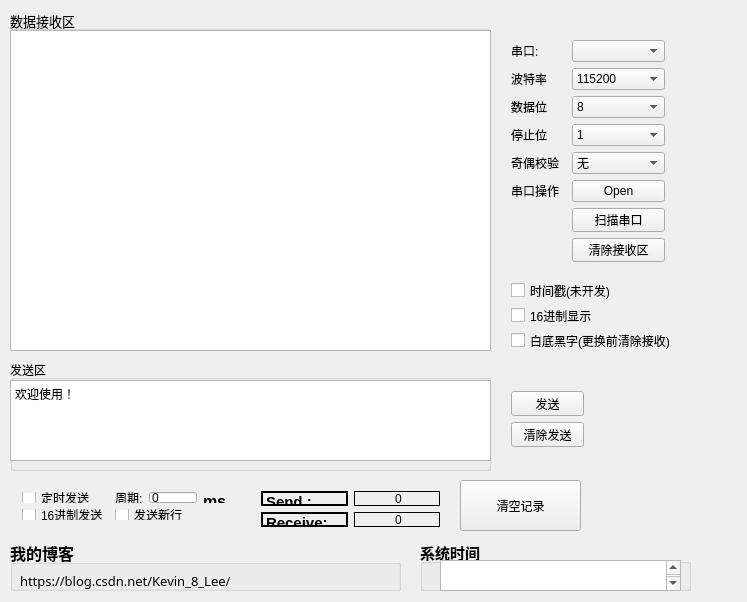
<?xml version="1.0" encoding="UTF-8"?>
<ui version="4.0">
 <class>Widget</class>
 <widget class="QWidget" name="Widget">
  <property name="geometry">
   <rect>
    <x>0</x>
    <y>0</y>
    <width>747</width>
    <height>602</height>
   </rect>
  </property>
  <property name="windowTitle">
   <string>Widget</string>
  </property>
  <widget class="QPushButton" name="pushButton_clear_log">
   <property name="geometry">
    <rect>
     <x>460</x>
     <y>480</y>
     <width>121</width>
     <height>51</height>
    </rect>
   </property>
   <property name="text">
    <string>清空记录</string>
   </property>
  </widget>
  <widget class="QWidget" name="formLayoutWidget">
   <property name="geometry">
    <rect>
     <x>500</x>
     <y>40</y>
     <width>176</width>
     <height>233</height>
    </rect>
   </property>
   <layout class="QFormLayout" name="formLayout">
    <property name="topMargin">
     <number>0</number>
    </property>
    <item row="0" column="0">
     <widget class="QLabel" name="Label">
      <property name="text">
       <string>串口:   </string>
      </property>
     </widget>
    </item>
    <item row="0" column="1">
     <widget class="QComboBox" name="comboBox_serialName"/>
    </item>
    <item row="1" column="0">
     <widget class="QLabel" name="Label_2">
      <property name="text">
       <string>波特率</string>
      </property>
     </widget>
    </item>
    <item row="1" column="1">
     <widget class="QComboBox" name="comboBox_baud">
      <item>
       <property name="text">
        <string>115200</string>
       </property>
      </item>
      <item>
       <property name="text">
        <string>19200</string>
       </property>
      </item>
      <item>
       <property name="text">
        <string>9600</string>
       </property>
      </item>
     </widget>
    </item>
    <item row="2" column="0">
     <widget class="QLabel" name="Label_3">
      <property name="text">
       <string>数据位</string>
      </property>
     </widget>
    </item>
    <item row="2" column="1">
     <widget class="QComboBox" name="comboBox_dataBits">
      <item>
       <property name="text">
        <string>8</string>
       </property>
      </item>
      <item>
       <property name="text">
        <string>7</string>
       </property>
      </item>
      <item>
       <property name="text">
        <string>6</string>
       </property>
      </item>
      <item>
       <property name="text">
        <string>5</string>
       </property>
      </item>
     </widget>
    </item>
    <item row="3" column="0">
     <widget class="QLabel" name="Label_4">
      <property name="text">
       <string>停止位</string>
      </property>
     </widget>
    </item>
    <item row="3" column="1">
     <widget class="QComboBox" name="comboBox_stopBits">
      <item>
       <property name="text">
        <string>1</string>
       </property>
      </item>
      <item>
       <property name="text">
        <string>1.5</string>
       </property>
      </item>
      <item>
       <property name="text">
        <string>2</string>
       </property>
      </item>
     </widget>
    </item>
    <item row="4" column="0">
     <widget class="QLabel" name="Label_5">
      <property name="text">
       <string>奇偶校验  </string>
      </property>
     </widget>
    </item>
    <item row="4" column="1">
     <widget class="QComboBox" name="comboBox_parity">
      <item>
       <property name="text">
        <string>无</string>
       </property>
      </item>
      <item>
       <property name="text">
        <string>奇校验</string>
       </property>
      </item>
      <item>
       <property name="text">
        <string>偶校验</string>
       </property>
      </item>
     </widget>
    </item>
    <item row="5" column="0">
     <widget class="QLabel" name="label">
      <property name="text">
       <string>串口操作</string>
      </property>
     </widget>
    </item>
    <item row="5" column="1">
     <widget class="QPushButton" name="pushButton_open2close">
      <property name="text">
       <string>Open</string>
      </property>
     </widget>
    </item>
    <item row="6" column="1">
     <widget class="QPushButton" name="pushButton_detect_serial">
      <property name="text">
       <string>扫描串口</string>
      </property>
     </widget>
    </item>
    <item row="7" column="1">
     <widget class="QPushButton" name="pushButton_clearRec">
      <property name="text">
       <string>清除接收区</string>
      </property>
     </widget>
    </item>
   </layout>
  </widget>
  <widget class="QWidget" name="layoutWidget1">
   <property name="geometry">
    <rect>
     <x>250</x>
     <y>480</y>
     <width>201</width>
     <height>58</height>
    </rect>
   </property>
   <layout class="QGridLayout" name="gridLayout_2">
    <item row="1" column="0">
     <widget class="QLabel" name="label_8">
      <property name="frameShape">
       <enum>QFrame::WinPanel</enum>
      </property>
      <property name="text">
       <string>&lt;html&gt;&lt;head/&gt;&lt;body&gt;&lt;p&gt;&lt;span style=&quot; font-size:11pt; font-weight:600;&quot;&gt;Receive:&lt;/span&gt;&lt;/p&gt;&lt;/body&gt;&lt;/html&gt;</string>
      </property>
     </widget>
    </item>
    <item row="1" column="1">
     <widget class="QLabel" name="label_receive_number">
      <property name="frameShape">
       <enum>QFrame::Panel</enum>
      </property>
      <property name="text">
       <string>&lt;html&gt;&lt;head/&gt;&lt;body&gt;&lt;p align=&quot;center&quot;&gt;   0&lt;/p&gt;&lt;/body&gt;&lt;/html&gt;</string>
      </property>
     </widget>
    </item>
    <item row="0" column="1">
     <widget class="QLabel" name="label_send_number">
      <property name="frameShape">
       <enum>QFrame::Panel</enum>
      </property>
      <property name="text">
       <string>&lt;html&gt;&lt;head/&gt;&lt;body&gt;&lt;p align=&quot;center&quot;&gt;0&lt;/p&gt;&lt;/body&gt;&lt;/html&gt;</string>
      </property>
     </widget>
    </item>
    <item row="0" column="0">
     <widget class="QLabel" name="label_7">
      <property name="frameShape">
       <enum>QFrame::WinPanel</enum>
      </property>
      <property name="text">
       <string>&lt;html&gt;&lt;head/&gt;&lt;body&gt;&lt;p&gt;&lt;span style=&quot; font-size:11pt; font-weight:600;&quot;&gt;Send          :&lt;/span&gt;&lt;/p&gt;&lt;/body&gt;&lt;/html&gt;</string>
      </property>
     </widget>
    </item>
   </layout>
  </widget>
  <widget class="QWidget" name="layoutWidget3">
   <property name="geometry">
    <rect>
     <x>500</x>
     <y>380</y>
     <width>95</width>
     <height>77</height>
    </rect>
   </property>
   <layout class="QVBoxLayout" name="verticalLayout">
    <item>
     <widget class="QPushButton" name="pushButton_send">
      <property name="toolTip">
       <string>&lt;html&gt;&lt;head/&gt;&lt;body&gt;&lt;p&gt;&lt;span style=&quot; font-size:10pt;&quot;&gt;发送数据&lt;/span&gt;&lt;/p&gt;&lt;/body&gt;&lt;/html&gt;</string>
      </property>
      <property name="text">
       <string>发送</string>
      </property>
     </widget>
    </item>
    <item>
     <spacer name="verticalSpacer">
      <property name="orientation">
       <enum>Qt::Vertical</enum>
      </property>
      <property name="sizeHint" stdset="0">
       <size>
        <width>20</width>
        <height>17</height>
       </size>
      </property>
     </spacer>
    </item>
    <item>
     <widget class="QPushButton" name="pushButton_clearSend">
      <property name="toolTip">
       <string>&lt;html&gt;&lt;head/&gt;&lt;body&gt;&lt;p&gt;清空发送缓冲区&lt;/p&gt;&lt;/body&gt;&lt;/html&gt;</string>
      </property>
      <property name="text">
       <string>清除发送</string>
      </property>
     </widget>
    </item>
   </layout>
  </widget>
  <widget class="QWidget" name="layoutWidget">
   <property name="geometry">
    <rect>
     <x>11</x>
     <y>481</y>
     <width>227</width>
     <height>50</height>
    </rect>
   </property>
   <layout class="QGridLayout" name="gridLayout">
    <item row="0" column="0">
     <widget class="QCheckBox" name="checkBox_timer_send">
      <property name="text">
       <string>定时发送</string>
      </property>
     </widget>
    </item>
    <item row="0" column="1">
     <widget class="QLabel" name="label_x">
      <property name="text">
       <string>周期:</string>
      </property>
     </widget>
    </item>
    <item row="0" column="2">
     <widget class="QLineEdit" name="lineEdit_send_time">
      <property name="text">
       <string>0</string>
      </property>
     </widget>
    </item>
    <item row="0" column="3">
     <widget class="QLabel" name="label_9">
      <property name="text">
       <string>&lt;html&gt;&lt;head/&gt;&lt;body&gt;&lt;p&gt;&lt;span style=&quot; font-size:12pt; font-weight:600;&quot;&gt;ms&lt;/span&gt;&lt;/p&gt;&lt;/body&gt;&lt;/html&gt;</string>
      </property>
     </widget>
    </item>
    <item row="1" column="0">
     <widget class="QCheckBox" name="checkBox_hex_send">
      <property name="text">
       <string>16进制发送</string>
      </property>
     </widget>
    </item>
    <item row="1" column="1" colspan="2">
     <widget class="QCheckBox" name="checkBox_3">
      <property name="text">
       <string>发送新行</string>
      </property>
     </widget>
    </item>
   </layout>
  </widget>
  <widget class="QWidget" name="layoutWidget">
   <property name="geometry">
    <rect>
     <x>500</x>
     <y>270</y>
     <width>209</width>
     <height>91</height>
    </rect>
   </property>
   <layout class="QVBoxLayout" name="verticalLayout_2">
    <item>
     <widget class="QCheckBox" name="checkBox">
      <property name="text">
       <string>时间戳(未开发)</string>
      </property>
     </widget>
    </item>
    <item>
     <widget class="QCheckBox" name="checkBox_hex_show">
      <property name="text">
       <string>16进制显示</string>
      </property>
     </widget>
    </item>
    <item>
     <widget class="QCheckBox" name="checkBox_white">
      <property name="text">
       <string>白底黑字(更换前清除接收)</string>
      </property>
     </widget>
    </item>
   </layout>
  </widget>
  <widget class="QGroupBox" name="groupBox_9">
   <property name="geometry">
    <rect>
     <x>10</x>
     <y>540</y>
     <width>391</width>
     <height>51</height>
    </rect>
   </property>
   <property name="font">
    <font>
     <pointsize>12</pointsize>
     <weight>75</weight>
     <bold>true</bold>
    </font>
   </property>
   <property name="title">
    <string>我的博客</string>
   </property>
   <widget class="QLabel" name="label_url">
    <property name="geometry">
     <rect>
      <x>10</x>
      <y>30</y>
      <width>321</width>
      <height>21</height>
     </rect>
    </property>
    <property name="font">
     <font>
      <family>Adobe Devanagari</family>
      <pointsize>10</pointsize>
      <weight>50</weight>
      <italic>false</italic>
      <bold>false</bold>
     </font>
    </property>
    <property name="toolTip">
     <string>&lt;html&gt;&lt;head/&gt;&lt;body&gt;&lt;p&gt;点击打开我的博客&lt;/p&gt;&lt;/body&gt;&lt;/html&gt;</string>
    </property>
    <property name="whatsThis">
     <string>&lt;html&gt;&lt;head/&gt;&lt;body&gt;&lt;p&gt;点击打开我的博客&lt;/p&gt;&lt;/body&gt;&lt;/html&gt;</string>
    </property>
    <property name="styleSheet">
     <string notr="true">font: 10pt &quot;Adobe Devanagari&quot;;</string>
    </property>
    <property name="text">
     <string>https://blog.csdn.net/Kevin_8_Lee/</string>
    </property>
   </widget>
  </widget>
  <widget class="QGroupBox" name="groupBox">
   <property name="geometry">
    <rect>
     <x>420</x>
     <y>540</y>
     <width>271</width>
     <height>51</height>
    </rect>
   </property>
   <property name="font">
    <font>
     <pointsize>11</pointsize>
     <weight>75</weight>
     <bold>true</bold>
    </font>
   </property>
   <property name="title">
    <string>系统时间</string>
   </property>
   <widget class="QTextBrowser" name="textBrowser_time">
    <property name="geometry">
     <rect>
      <x>20</x>
      <y>20</y>
      <width>241</width>
      <height>31</height>
     </rect>
    </property>
    <property name="font">
     <font>
      <family>黑体</family>
      <pointsize>9</pointsize>
      <weight>50</weight>
      <bold>false</bold>
     </font>
    </property>
    <property name="html">
     <string>&lt;!DOCTYPE HTML PUBLIC &quot;-//W3C//DTD HTML 4.0//EN&quot; &quot;http://www.w3.org/TR/REC-html40/strict.dtd&quot;&gt;
&lt;html&gt;&lt;head&gt;&lt;meta name=&quot;qrichtext&quot; content=&quot;1&quot; /&gt;&lt;style type=&quot;text/css&quot;&gt;
p, li { white-space: pre-wrap; }
&lt;/style&gt;&lt;/head&gt;&lt;body style=&quot; font-family:'黑体'; font-size:9pt; font-weight:400; font-style:normal;&quot;&gt;
&lt;p align=&quot;justify&quot; style=&quot;-qt-paragraph-type:empty; margin-top:0px; margin-bottom:0px; margin-left:0px; margin-right:0px; -qt-block-indent:0; text-indent:0px; font-family:'SimSun'; font-size:11pt; font-weight:600;&quot;&gt;&lt;br /&gt;&lt;/p&gt;&lt;/body&gt;&lt;/html&gt;</string>
    </property>
   </widget>
  </widget>
  <widget class="QGroupBox" name="groupBox_2">
   <property name="geometry">
    <rect>
     <x>10</x>
     <y>10</y>
     <width>481</width>
     <height>341</height>
    </rect>
   </property>
   <property name="font">
    <font>
     <pointsize>10</pointsize>
    </font>
   </property>
   <property name="title">
    <string>数据接收区</string>
   </property>
   <widget class="QTextBrowser" name="textEdit_receive">
    <property name="geometry">
     <rect>
      <x>0</x>
      <y>20</y>
      <width>481</width>
      <height>321</height>
     </rect>
    </property>
   </widget>
  </widget>
  <widget class="QGroupBox" name="groupBox_3">
   <property name="geometry">
    <rect>
     <x>10</x>
     <y>360</y>
     <width>481</width>
     <height>111</height>
    </rect>
   </property>
   <property name="title">
    <string>发送区</string>
   </property>
   <widget class="QTextEdit" name="textEdit_send">
    <property name="geometry">
     <rect>
      <x>0</x>
      <y>20</y>
      <width>481</width>
      <height>81</height>
     </rect>
    </property>
    <property name="html">
     <string>&lt;!DOCTYPE HTML PUBLIC &quot;-//W3C//DTD HTML 4.0//EN&quot; &quot;http://www.w3.org/TR/REC-html40/strict.dtd&quot;&gt;
&lt;html&gt;&lt;head&gt;&lt;meta name=&quot;qrichtext&quot; content=&quot;1&quot; /&gt;&lt;style type=&quot;text/css&quot;&gt;
p, li { white-space: pre-wrap; }
&lt;/style&gt;&lt;/head&gt;&lt;body style=&quot; font-family:'SimSun'; font-size:9pt; font-weight:400; font-style:normal;&quot;&gt;
&lt;p style=&quot; margin-top:0px; margin-bottom:0px; margin-left:0px; margin-right:0px; -qt-block-indent:0; text-indent:0px;&quot;&gt;&lt;span style=&quot; font-family:'SimSun';&quot;&gt;欢迎使用！&lt;/span&gt;&lt;/p&gt;&lt;/body&gt;&lt;/html&gt;</string>
    </property>
   </widget>
  </widget>
 </widget>
 <layoutdefault spacing="6" margin="11"/>
 <resources/>
 <connections/>
</ui>
